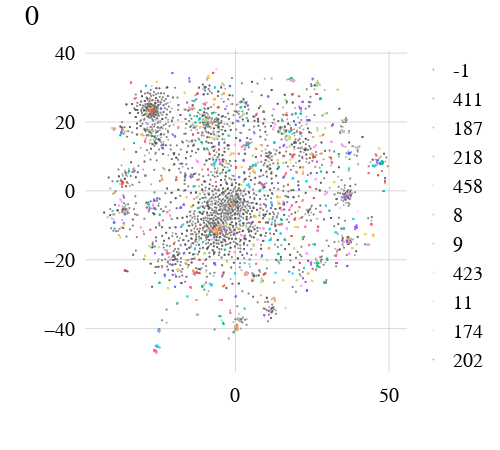
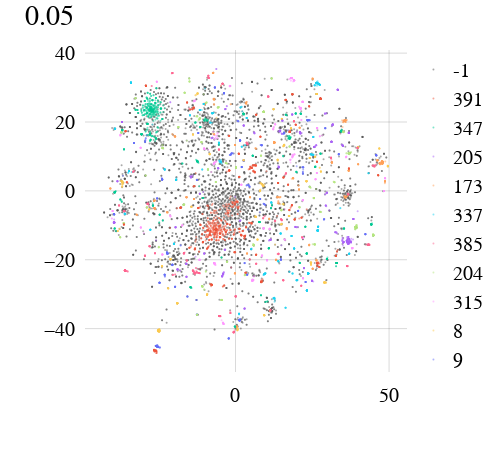
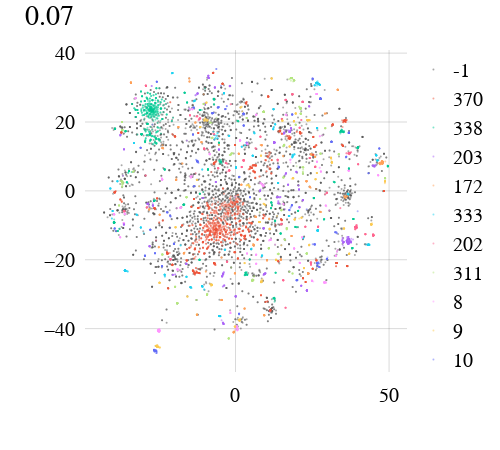
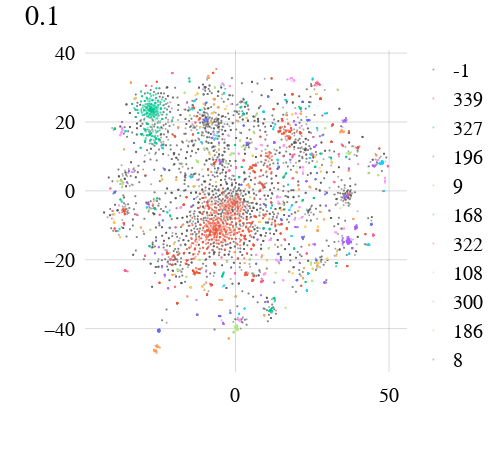

The cell these charts' notebook holds for them, in order:
### Code cell
from hdbscan import HDBSCAN

cosdis_d = cosdis.astype(np.double)
def try_one(e: float):
    model = HDBSCAN(min_samples=5, metric="precomputed", core_dist_n_jobs=12,
        # alpha=float(alpha),
        cluster_selection_epsilon=float(e)
    )
    model.fit(cosdis_d)
    group_assignments = model.labels_
    groups = {}
    for i, g in enumerate(group_assignments):
        groups[g] = groups.get(g, []) + [i]
    sgroups = sorted(groups.items(), key=lambda t: len(t[1]), reverse=True)

    def make_traces():
        s, o = 2, 0.5
        return [
            go.Scatter(
                x=[x for i, (x, y) in enumerate(positions) if i in members],
                y=[y for i, (x, y) in enumerate(positions) if i in members],
                mode='markers',
                marker=dict(size=s,opacity=o,color="#555555") if g==-1 or len(members)<5 else dict(size=s, opacity=o),
                name=f"{g}"
            )
        for j, (g, members) in enumerate(sgroups)]

    fig = sp.make_subplots(
        rows=1, cols=1, shared_xaxes=True, shared_yaxes=True, horizontal_spacing=0.02,
        # x_title="% Completeness"
    )

    for i, tr in enumerate(make_traces()):
        fig.add_trace(tr, row=1, col=1)
    _layout = layout.copy()
    _layout.update(dict(
        xaxis=dict(title="", **axis_desc),
        yaxis=dict(title="", **axis_desc),
        width=500,
        height=450,
    ))
    fig.update_annotations(font_size=24)
    fig.update_layout(go.Layout(title=f"{e}", **_layout))
    fig.show()

    return sgroups

labels = []
for v in [0, 0.05, 0.07, 0.1, 0.2]:
    labels.append(try_one(v))
